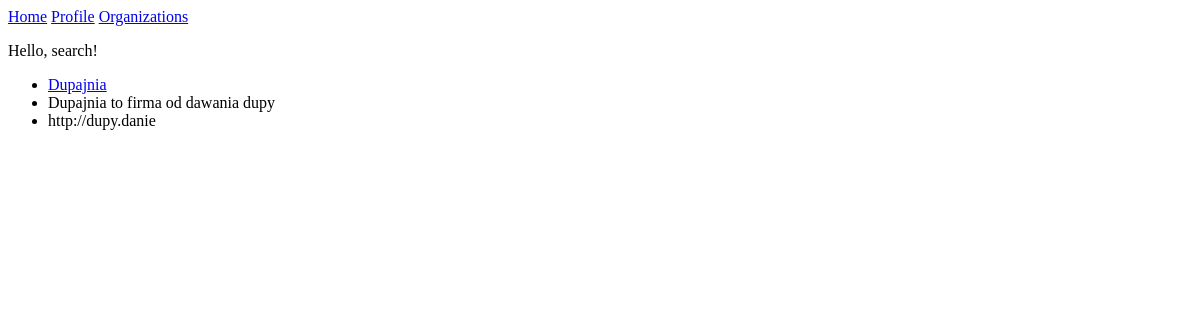
/orgs/, run on an earlier commit of the app's database.
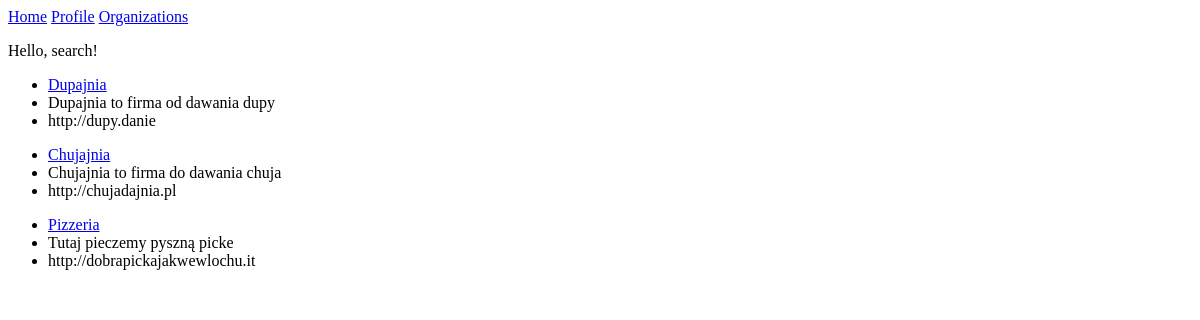
And on a later commit of the database.
### organizations/models.py (models this page shows)
class Organization(models.Model):
    name = models.CharField(max_length=128)
    description = models.CharField(blank=True, max_length=1024)
    webpage = models.URLField(blank=True, max_length=256)
    image = models.ImageField(blank=True, upload_to=path_and_rename_organization)
    currency_code = models.CharField(blank=False, max_length=3)
    budget = models.IntegerField()
    tokens_per_person = models.PositiveIntegerField(blank=False)

### organizations/views.py (the view)
# urls.py: path("", views.search, name="search"),
def search(request):
    return render(request, "organizations/search.html", {
        "orgs": Organization.objects.all()
    })

### organizations/templates/organizations/search.html
{% extends "layout_main.html" %}
{% block content %}
    <p>Hello, search!</p>
    {% for org in orgs %}
        <ul>
            <li><a href="{% url 'organizations:organization' org_id=org.id %}">{{ org.name }}</a></li>
            <li>{{ org.description }}</li>
            <li>{{ org.webpage }}</li>
        </ul>
    {% endfor %}
{% endblock %}

What changed in the data, as far as the page shows it:
added Organization: name "Chujajnia", description "Chujajnia to firma do dawania chuja", webpage "http://chujadajnia.pl"
added Organization: name "Pizzeria", description "Tutaj pieczemy pyszną picke", webpage "http://dobrapickajakwewlochu.it"
